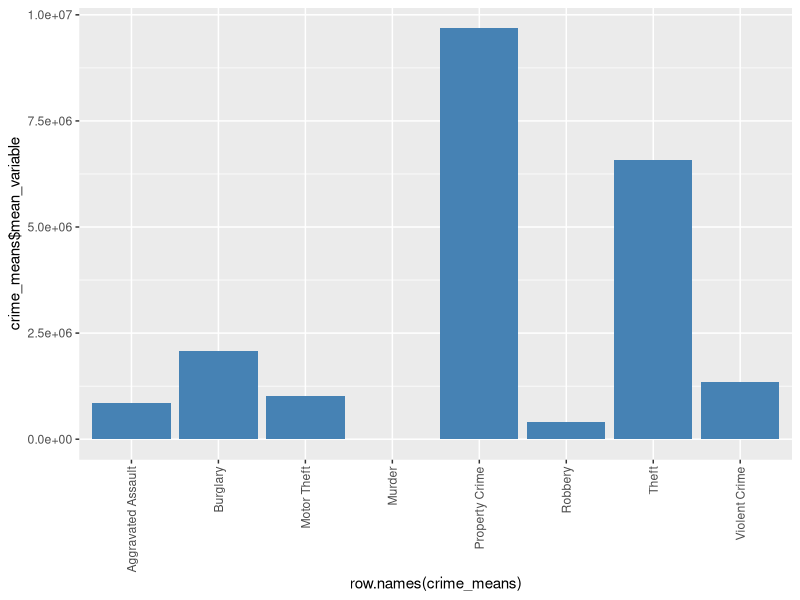
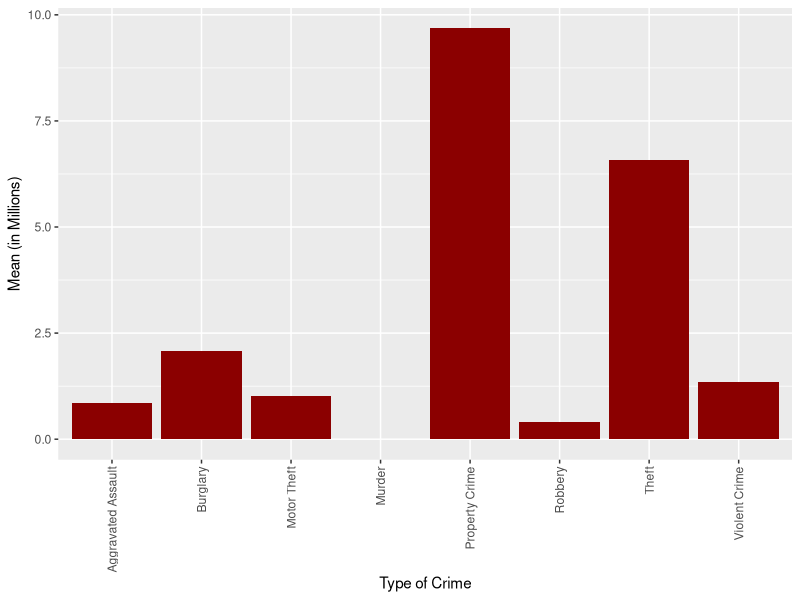
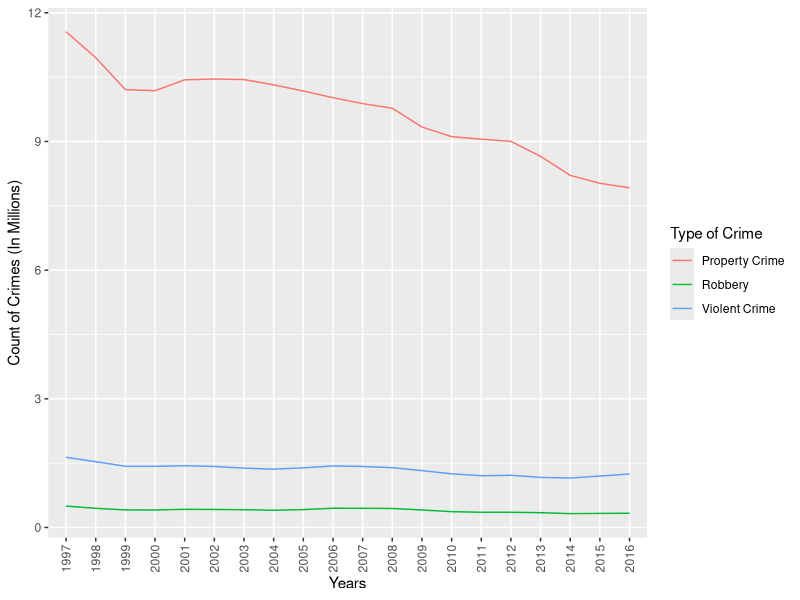

R code for these plots, in order:

# Loading the libraries we will need
library(ggplot2)
library(readxl)

# Load the Data - we use a relative library and the
# the read_xls tidyverse library
crime_data <- read_xls("./data/FBI Crime Data.xls")

# Let's take a look at the head and tail of the dataset 
head(crime_data, 5)

tail(crime_data, 5)

# We have some work to do on this dataset. 
# Our header is on the third row 

colnames(crime_data) <- crime_data[3,]

# The first three rows of the data and the last 21 don't mean 
# much 
# If you notice, we only want rows where the first column 
# is a numeric 

summary(crime_data)

# The first column is a character - let's create a new column 
# called converted_index using sapply

crime_data['converted_index'] = sapply(crime_data[,1], as.numeric)

# Dropping every row where the new column is NA 
crime_data_filter = (
  crime_data[!is.na(
    crime_data[,ncol(crime_data)]
    ),]
)

# Some years have 5 digits so we have to remove them 
# Remember the substr function?
# We can again use sapply here
years = substr(crime_data_filter$Year, 1,4)

# Let's drop the "garbage columns"
drop_columns = c('Year','converted_index')
  
crime_data_filter = (
  crime_data_filter[,!colnames(crime_data_filter) %in% drop_columns]
)

# EDA phase - let's see the mean of each variable
# Let's do a custom function for this
numeric_crime_data <- data.frame(sapply(crime_data_filter, as.numeric))

# Set row names
row.names(numeric_crime_data) <- years  
  
# Create a data frame with Rates and a data frame with nominal columns
# Let's use grepl - a nice function to search for a specific string

numeric_crime_data_rates = (
  numeric_crime_data[,grepl( "rate" , names(numeric_crime_data))]
)

numeric_crime_data_nominal = (
  numeric_crime_data[,!grepl( "rate" , names(numeric_crime_data))]
)

# Summary of the data
summary(numeric_crime_data_nominal)

# Labels are a bit big, let's change the row names
# This is the only hard coded part in our pipeline
colnames(numeric_crime_data_nominal) <- c(
  'Population',
  'Violent Crime',
  'Murder',
  'Robbery',
  'Aggravated Assault',
  'Property Crime',
  'Burglary',
  'Theft',
  'Motor Theft'
)


# Let's check the mean of each variable
crime_means = as.data.frame(sapply(numeric_crime_data_nominal,mean))
colnames(crime_means) = c('mean_variable') 

crime_means = tail(crime_means,-1)

# Plot the means 
ggplot(data=crime_means, aes(x=row.names(crime_means),
                             y=crime_means$mean_variable)) +
  geom_bar(stat="identity", fill="steelblue")+
  theme(axis.text.x = element_text(angle = 90, vjust = 0.5, hjust=1))


# Plotting it again
ggplot(data=crime_means, aes(x=row.names(crime_means),
                             y=crime_means$mean_variable/1000000)) +
  geom_bar(stat="identity", fill="darkred")+
  theme(axis.text.x = element_text(angle = 90, vjust = 0.5, hjust=1)) +
  xlab('Type of Crime') + ylab('Mean (in Millions)')

# Plot Multiple Lines - The hard way 
# Tidyverse packages will help in the future with this 
violent_crime = numeric_crime_data_nominal['Violent Crime']
violent_crime$Type = colnames(violent_crime)
violent_crime$Year = rownames(violent_crime)
colnames(violent_crime) = c('Values','Type', 'Year')

robbery = numeric_crime_data_nominal['Robbery']
robbery$Type = colnames(robbery)
robbery$Year = rownames(robbery)
colnames(robbery) = c('Values','Type', 'Year')

property_crime = numeric_crime_data_nominal['Property Crime']
property_crime$Type = colnames(property_crime)
property_crime$Year = rownames(property_crime)
colnames(property_crime) = c('Values','Type', 'Year')

evolution_crime = rbind(violent_crime, robbery, property_crime)

# Plotting Line Plots
ggplot(data=evolution_crime, aes(x=evolution_crime$Year,
                             y=evolution_crime$Values/1000000,
                             group=evolution_crime$Type,
                             color=evolution_crime$Type
                             )) +
  geom_line() +
  theme(axis.text.x = element_text(angle = 90, vjust = 0.5, hjust=1)) +
  xlab('Years') + ylab('Count of Crimes (In Millions)') + 
  labs(color='Type of Crime')

# Let's see the crime that changed most in terms of percent
minimum_year = numeric_crime_data_nominal[min(row.names(numeric_crime_data_nominal)),]
maximum_year = numeric_crime_data_nominal[max(row.names(numeric_crime_data_nominal)),]
maximum_year/minimum_year